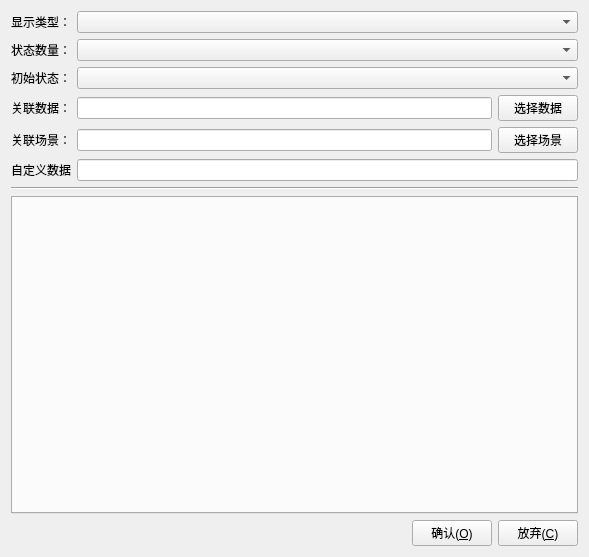
<?xml version="1.0" encoding="UTF-8"?>
<ui version="4.0">
 <class>ShapRelate</class>
 <widget class="QWidget" name="ShapRelate">
  <property name="geometry">
   <rect>
    <x>0</x>
    <y>0</y>
    <width>589</width>
    <height>557</height>
   </rect>
  </property>
  <property name="windowTitle">
   <string>ShapRelate</string>
  </property>
  <layout class="QGridLayout" name="gridLayout">
   <item row="0" column="0">
    <layout class="QVBoxLayout" name="verticalLayout">
     <item>
      <layout class="QFormLayout" name="formLayout">
       <property name="fieldGrowthPolicy">
        <enum>QFormLayout::AllNonFixedFieldsGrow</enum>
       </property>
       <property name="verticalSpacing">
        <number>6</number>
       </property>
       <item row="0" column="0">
        <widget class="QLabel" name="labelType">
         <property name="text">
          <string>显示类型：</string>
         </property>
        </widget>
       </item>
       <item row="0" column="1">
        <widget class="QComboBox" name="comboBoxShowType"/>
       </item>
       <item row="1" column="0">
        <widget class="QLabel" name="labelStNum">
         <property name="text">
          <string>状态数量：</string>
         </property>
        </widget>
       </item>
       <item row="1" column="1">
        <widget class="QComboBox" name="comboBoxStateNum"/>
       </item>
       <item row="2" column="0">
        <widget class="QLabel" name="labelShowSt">
         <property name="text">
          <string>初始状态：</string>
         </property>
        </widget>
       </item>
       <item row="2" column="1">
        <widget class="QComboBox" name="comboBoxShowState"/>
       </item>
       <item row="3" column="0">
        <widget class="QLabel" name="labelData">
         <property name="text">
          <string>关联数据：</string>
         </property>
         <property name="scaledContents">
          <bool>false</bool>
         </property>
        </widget>
       </item>
       <item row="3" column="1">
        <layout class="QHBoxLayout" name="horizontalLayout_2">
         <item>
          <widget class="QLineEdit" name="lineEditLinkDB"/>
         </item>
         <item>
          <widget class="QPushButton" name="btnLinkDB">
           <property name="text">
            <string>选择数据</string>
           </property>
           <property name="icon">
            <iconset resource="skdraw.qrc">
             <normaloff>:/images/dblink</normaloff>:/images/dblink</iconset>
           </property>
          </widget>
         </item>
        </layout>
       </item>
       <item row="4" column="0">
        <widget class="QLabel" name="labelScene">
         <property name="text">
          <string>关联场景：</string>
         </property>
        </widget>
       </item>
       <item row="4" column="1">
        <layout class="QHBoxLayout" name="horizontalLayout">
         <item>
          <widget class="QLineEdit" name="lineEditLinkScene"/>
         </item>
         <item>
          <widget class="QPushButton" name="btnLinkScene">
           <property name="text">
            <string>选择场景</string>
           </property>
           <property name="icon">
            <iconset resource="skdraw.qrc">
             <normaloff>:/images/pictureLink</normaloff>:/images/pictureLink</iconset>
           </property>
          </widget>
         </item>
        </layout>
       </item>
       <item row="5" column="0">
        <widget class="QLabel" name="labelCustom">
         <property name="text">
          <string>自定义数据</string>
         </property>
        </widget>
       </item>
       <item row="5" column="1">
        <widget class="QLineEdit" name="lineEditCustom"/>
       </item>
      </layout>
     </item>
     <item>
      <widget class="Line" name="line">
       <property name="orientation">
        <enum>Qt::Horizontal</enum>
       </property>
      </widget>
     </item>
     <item>
      <widget class="QTabWidget" name="tabWidgetState">
       <property name="currentIndex">
        <number>-1</number>
       </property>
      </widget>
     </item>
     <item>
      <layout class="QHBoxLayout" name="horizontalLayout_3">
       <item>
        <spacer name="horizontalSpacer">
         <property name="orientation">
          <enum>Qt::Horizontal</enum>
         </property>
         <property name="sizeHint" stdset="0">
          <size>
           <width>40</width>
           <height>20</height>
          </size>
         </property>
        </spacer>
       </item>
       <item>
        <widget class="QPushButton" name="btnOk">
         <property name="text">
          <string>确认(&amp;O)</string>
         </property>
         <property name="icon">
          <iconset resource="skdraw.qrc">
           <normaloff>:/images/ok</normaloff>:/images/ok</iconset>
         </property>
        </widget>
       </item>
       <item>
        <widget class="QPushButton" name="btnCancel">
         <property name="text">
          <string>放弃(&amp;C)</string>
         </property>
         <property name="icon">
          <iconset resource="skdraw.qrc">
           <normaloff>:/images/delete</normaloff>:/images/delete</iconset>
         </property>
        </widget>
       </item>
      </layout>
     </item>
    </layout>
   </item>
  </layout>
 </widget>
 <layoutdefault spacing="6" margin="11"/>
 <resources>
  <include location="skdraw.qrc"/>
 </resources>
 <connections/>
</ui>
